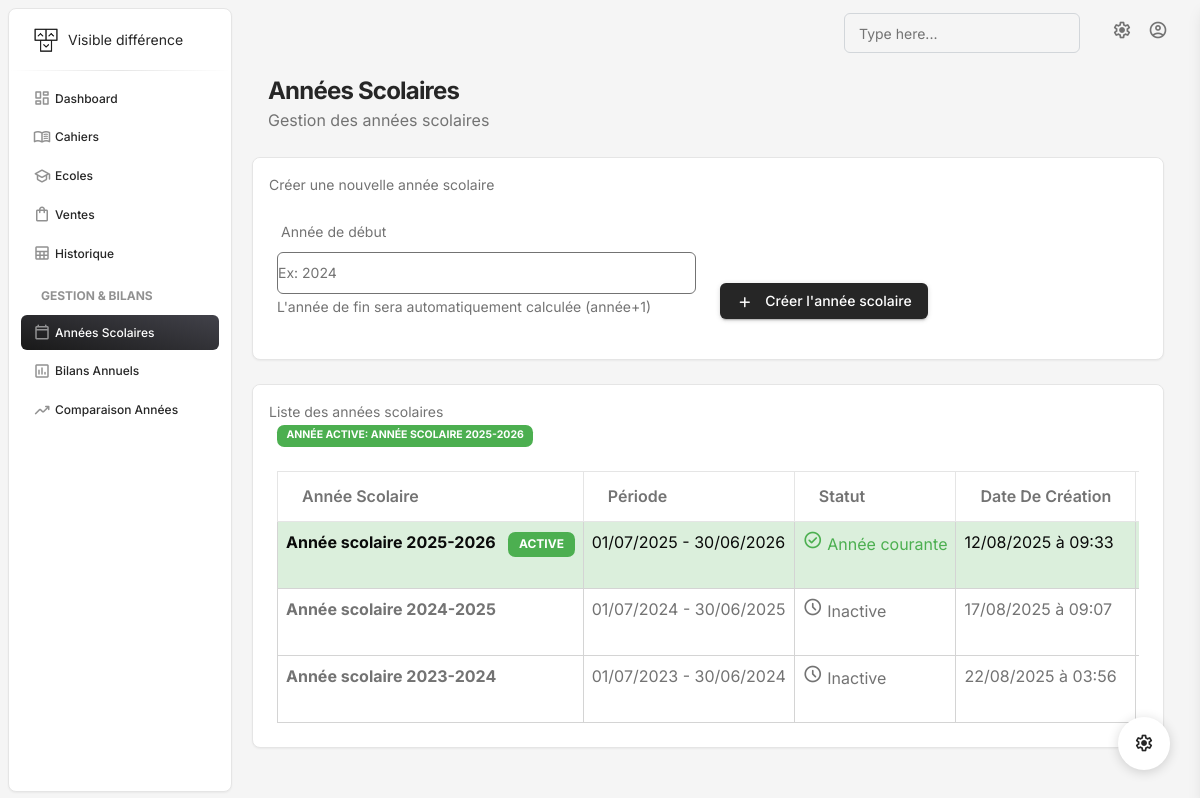
The app's page /annees-scolaires/, older data.
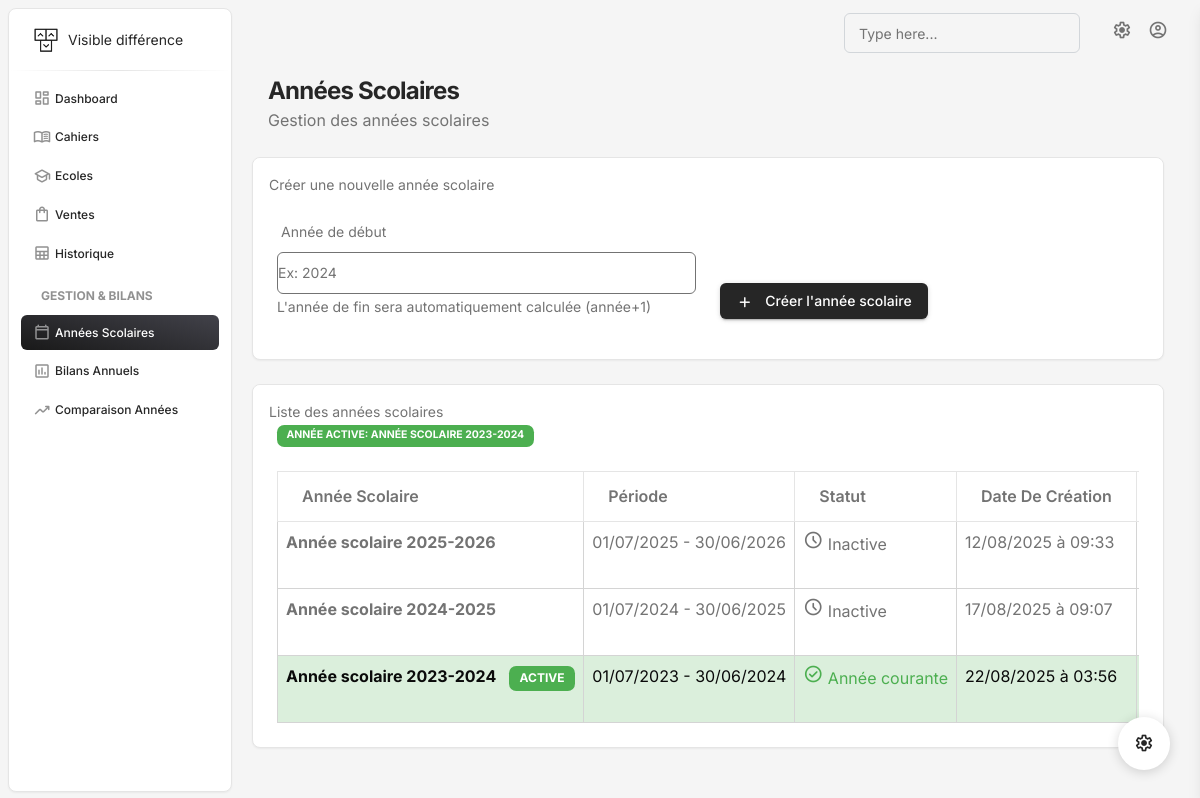
The same page, newer data.
### gestion/models.py (models this page shows, shortened)
class AnneeScolaire(models.Model):
    id = models.UUIDField(primary_key=True, default=uuid.uuid4, editable=False)
    annee_debut = models.IntegerField()
    annee_fin = models.IntegerField()
    date_debut = models.DateField()
    date_fin = models.DateField()
    est_active = models.BooleanField(default=False)
    created_at = models.DateTimeField(auto_now_add=True)
    class Meta:
        ordering = ['-annee_debut']
        unique_together = ['annee_debut', 'annee_fin']
    @property
    def libelle(self):
        return f"Année scolaire {self.annee_debut}-{self.annee_fin}"
    @classmethod
    def get_annee_courante(cls):
        return cls.objects.filter(est_active=True).first()

### gestion/Views/year.py (the view)
# urls.py: path('annees-scolaires/', gestion_annees_scolaires, name='annees_scolaires'),
def gestion_annees_scolaires(request):
    annees = AnneeScolaire.objects.all()
    annee_courante = AnneeScolaire.get_annee_courante()
    context = {
        'annees': annees,
        'annee_courante': annee_courante,
    }
    return render(request, 'annees_scolaires.html', context)

### gestion/templates/annees_scolaires.html (shortened to what the changed rows need)
{% extends "base.html" %}
{% block content %}
{% load static %}
<div class="container-fluid py-2">
  <div class="row">
    <div class="row mb-4">
      <div class="col-lg-12">
        <div class="card">
          <div class="card-header pb-0">
            <div class="row">
              <div class="col-lg-6 col-7">
                <p class="text-sm mb-0">
                  <span>Liste des années scolaires</span>
                  {% if annee_courante %}
                    <span class="badge bg-success ms-2">Année active: {{ annee_courante.libelle }}</span>
                  {% endif %}
                </p>
              </div>
            </div>
          </div>
          <div class="card-body p-4 pb-2">
            <div class="table-responsive">
              <table class="table table-bordered">
                <thead>
                  <tr>
                    <th scope="col">Année Scolaire</th>
                    <th scope="col">Période</th>
                    <th scope="col">Statut</th>
                    <th scope="col">Date de création</th>
                    <th scope="col">Actions</th>
                  </tr>
                </thead>
                <tbody>
                  {% for annee in annees %}
                  <tr {% if annee.est_active %}class="table-success"{% endif %}>
                    <td class="border">
                      <strong>{{ annee.libelle }}</strong>
                      {% if annee.est_active %}
                        <span class="badge bg-success ms-2">ACTIVE</span>
                      {% endif %}
                    </td>
                    <td class="border">
                      {{ annee.date_debut|date:"d/m/Y" }} - {{ annee.date_fin|date:"d/m/Y" }}
                    </td>
                    <td class="border">
                      {% if annee.est_active %}
                        <span class="text-success">
                          <i class="material-symbols-rounded">check_circle</i>
                          Année courante
                        </span>
                      {% else %}
                        <span class="text-muted">
                          <i class="material-symbols-rounded">schedule</i>
                          Inactive
                        </span>
                      {% endif %}
                    </td>
                    <td class="border">{{ annee.created_at|date:"d/m/Y à H:i" }}</td>
                    <td class="border">
                    </td>
                  </tr>
                  {% empty %}
                  <tr>
                    <td colspan="5" class="text-center">
                      Aucune année scolaire créée.
                    </td>
                  </tr>
                  {% endfor %}
                </tbody>
              </table>
            </div>
          </div>
        </div>
      </div>
    </div>
  </div>
</div>
{% endblock %}

Row changes from the older to the newer data that the page shows:
changed AnneeScolaire: est_active "Inactive" → "ACTIVE Année courante"
changed AnneeScolaire "Année scolaire 2025-2026": est_active "ACTIVE Année courante" → "Inactive"
Text that changed along with them:
{{ annee_courante.libelle }}: "ANNÉE SCOLAIRE 2025-2026" → "ANNÉE SCOLAIRE 2023-2024"
